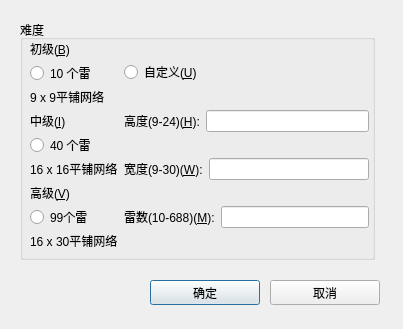
<?xml version="1.0" encoding="UTF-8"?>
<ui version="4.0">
 <class>OptionDialog</class>
 <widget class="QDialog" name="OptionDialog">
  <property name="windowModality">
   <enum>Qt::NonModal</enum>
  </property>
  <property name="geometry">
   <rect>
    <x>0</x>
    <y>0</y>
    <width>403</width>
    <height>329</height>
   </rect>
  </property>
  <property name="windowTitle">
   <string>Dialog</string>
  </property>
  <widget class="QGroupBox" name="groupBox">
   <property name="geometry">
    <rect>
     <x>20</x>
     <y>20</y>
     <width>355</width>
     <height>240</height>
    </rect>
   </property>
   <property name="title">
    <string>难度</string>
   </property>
   <widget class="QWidget" name="layoutWidget">
    <property name="geometry">
     <rect>
      <x>10</x>
      <y>20</y>
      <width>339</width>
      <height>210</height>
     </rect>
    </property>
    <layout class="QHBoxLayout" name="horizontalLayout_4">
     <item>
      <layout class="QVBoxLayout" name="verticalLayout">
       <item>
        <widget class="QLabel" name="label">
         <property name="text">
          <string>初级(&amp;B)</string>
         </property>
         <property name="buddy">
          <cstring>simpleRadioButton</cstring>
         </property>
        </widget>
       </item>
       <item>
        <widget class="QRadioButton" name="simpleRadioButton">
         <property name="text">
          <string>10 个雷</string>
         </property>
        </widget>
       </item>
       <item>
        <widget class="QLabel" name="label_2">
         <property name="text">
          <string>9 x 9平铺网络</string>
         </property>
        </widget>
       </item>
       <item>
        <spacer name="verticalSpacer_2">
         <property name="orientation">
          <enum>Qt::Vertical</enum>
         </property>
         <property name="sizeHint" stdset="0">
          <size>
           <width>20</width>
           <height>13</height>
          </size>
         </property>
        </spacer>
       </item>
       <item>
        <widget class="QLabel" name="label_6">
         <property name="text">
          <string>中级(&amp;I)</string>
         </property>
         <property name="buddy">
          <cstring>middleRadioButton</cstring>
         </property>
        </widget>
       </item>
       <item>
        <widget class="QRadioButton" name="middleRadioButton">
         <property name="text">
          <string>40 个雷</string>
         </property>
        </widget>
       </item>
       <item>
        <widget class="QLabel" name="label_3">
         <property name="text">
          <string>16 x 16平铺网络</string>
         </property>
        </widget>
       </item>
       <item>
        <spacer name="verticalSpacer">
         <property name="orientation">
          <enum>Qt::Vertical</enum>
         </property>
         <property name="sizeHint" stdset="0">
          <size>
           <width>20</width>
           <height>13</height>
          </size>
         </property>
        </spacer>
       </item>
       <item>
        <widget class="QLabel" name="label_5">
         <property name="text">
          <string>高级(&amp;V)</string>
         </property>
         <property name="buddy">
          <cstring>expertRadioButton</cstring>
         </property>
        </widget>
       </item>
       <item>
        <widget class="QRadioButton" name="expertRadioButton">
         <property name="text">
          <string>99个雷</string>
         </property>
        </widget>
       </item>
       <item>
        <widget class="QLabel" name="label_4">
         <property name="text">
          <string>16 x 30平铺网络</string>
         </property>
        </widget>
       </item>
      </layout>
     </item>
     <item>
      <layout class="QVBoxLayout" name="verticalLayout_2">
       <item>
        <widget class="QRadioButton" name="customRadioButton">
         <property name="text">
          <string>自定义(&amp;U)</string>
         </property>
        </widget>
       </item>
       <item>
        <layout class="QHBoxLayout" name="horizontalLayout">
         <item>
          <widget class="QLabel" name="label_7">
           <property name="text">
            <string>高度(9-24)(&amp;H):</string>
           </property>
           <property name="buddy">
            <cstring>rowEdit</cstring>
           </property>
          </widget>
         </item>
         <item>
          <widget class="QLineEdit" name="rowEdit"/>
         </item>
        </layout>
       </item>
       <item>
        <layout class="QHBoxLayout" name="horizontalLayout_2">
         <item>
          <widget class="QLabel" name="label_8">
           <property name="text">
            <string>宽度(9-30)(&amp;W):</string>
           </property>
           <property name="buddy">
            <cstring>columnEdit</cstring>
           </property>
          </widget>
         </item>
         <item>
          <widget class="QLineEdit" name="columnEdit"/>
         </item>
        </layout>
       </item>
       <item>
        <layout class="QHBoxLayout" name="horizontalLayout_3">
         <item>
          <widget class="QLabel" name="label_9">
           <property name="text">
            <string>雷数(10-688)(&amp;M):</string>
           </property>
           <property name="buddy">
            <cstring>mineEdit</cstring>
           </property>
          </widget>
         </item>
         <item>
          <widget class="QLineEdit" name="mineEdit"/>
         </item>
        </layout>
       </item>
      </layout>
     </item>
    </layout>
   </widget>
  </widget>
  <widget class="QPushButton" name="okButton">
   <property name="geometry">
    <rect>
     <x>150</x>
     <y>280</y>
     <width>110</width>
     <height>25</height>
    </rect>
   </property>
   <property name="text">
    <string>确定</string>
   </property>
  </widget>
  <widget class="QPushButton" name="cancleButton">
   <property name="geometry">
    <rect>
     <x>270</x>
     <y>280</y>
     <width>110</width>
     <height>25</height>
    </rect>
   </property>
   <property name="text">
    <string>取消</string>
   </property>
  </widget>
 </widget>
 <resources/>
 <connections/>
</ui>
